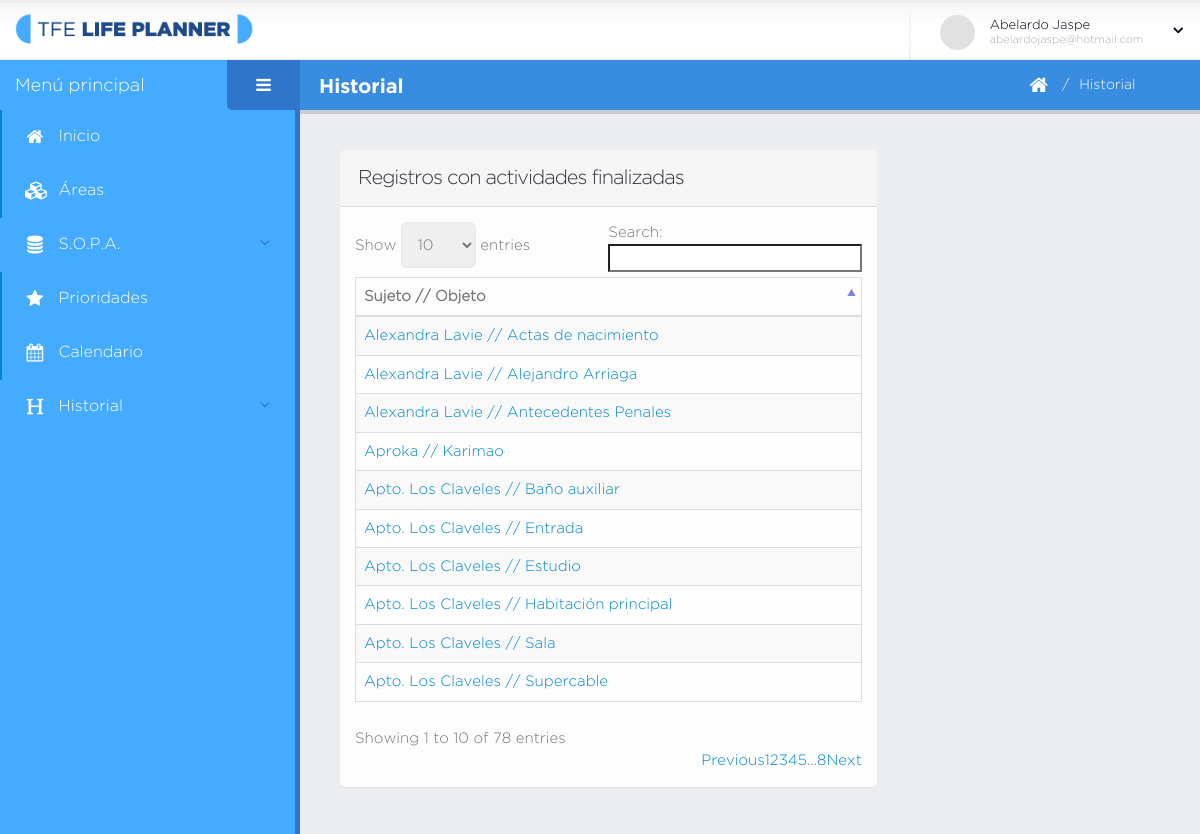
The page /es/historial.php (signed in) on the database its author committed.
### tables this page shows
CREATE TABLE `sujeto` (
  `id` int(11) NOT NULL,
  `nombre` varchar(140) NOT NULL,
  `creado` datetime DEFAULT NULL,
  `modificado` datetime DEFAULT NULL,
  `usuario_id` int(11) NOT NULL
);

CREATE TABLE `objeto` (
  `id` int(11) NOT NULL,
  `nombre` varchar(140) NOT NULL,
  `creado` datetime DEFAULT NULL,
  `modificado` datetime DEFAULT NULL,
  `usuario_id` int(11) NOT NULL
);

### es/database/data-actividad.php (called while the page is built, shortened)
<?php
	function obtenerSOHistorial( $dbh, $idu ){
		$q = "select DISTINCT s.id, o.id, s.id as idsujeto, s.nombre as nsujeto,
		o.id as idobjeto, o.nombre as nobjeto
		from sujeto_objeto so, sujeto s, objeto o, usuario u, actividad a, proposito p, sesion ss
		where s.id = so.sujeto_id and o.id = so.objeto_id and p.sujeto_objeto_id = so.id
		and a.proposito_id = p.id and a.estado = 'finalizada' and so.sesion_id = ss.id
		and ss.usuario_id = u.id and u.id = $idu ORDER BY s.nombre ASC";
		return obtenerListaRegistros( mysqli_query( $dbh, $q ) );
	}
?>

### es/database/bd.php (called while the page is built, shortened)
<?php
	function obtenerListaRegistros( $data ){
		$lista_c = array();
		if( $data ){
			while( $c = mysqli_fetch_array( $data ) ){
				$lista_c[] = $c;
			}
		}
		return $lista_c;
	}
?>

### es/historial.php (the view, shortened to what this page needs)
<?php
    include( "database/bd.php" );
    include( "database/data-acceso.php" );
    include( "database/data-actividad.php" );
    $titulo_pagina = "Historial";
    $idu = $_SESSION["user"]["id"];
    $historial = obtenerSOHistorial( $dbh, $idu );
    $breadcrumb = $titulo_pagina;
?>
<!doctype html>
<html class="fixed">
	<head>
	</head>
	<body>
		<section class="body">
			<?php include( "secciones/header.php" ); ?>
			<div class="inner-wrapper">
				<?php include( "secciones/navegacion.php" ); ?>
				<section role="main" class="content-body">
					<?php include( "secciones/titulo_pagina.php" ); ?>
					<div class="row">
						<div class="col-md-8 col-sm-8 col-xs-12">
							<section class="panel">
								<header class="panel-heading">
									<h2 class="panel-title">Registros con actividades finalizadas</h2>
								</header>
								<div id="tabla_actividades_prioridad" class="panel-body">
									<table id="datatable-historial"
									class="table table-bordered table-striped mb-none thist">
										<thead>
											<tr>
												<th>Sujeto // Objeto</th>
											</tr>
										</thead>
										<tbody>
											<?php
												foreach ( $historial as $h ) {
													$lnk = "historial-so.php?ids=$h[idsujeto]&ido=$h[idobjeto]";
											?>
											<tr class="gradeX">
												<td>
													<a href="<?php echo $lnk ?>">
														<?php
														echo $h["nsujeto"]." // ".$h["nobjeto"]
														?>
													</a>
												</td>
											</tr>
											<?php } ?>
										</tbody>
									</table>
								</div>
							</section>
						</div>
					</div>
				</section>
			</div>
		</section>
	</body>
</html>

### es/secciones/header.php (shortened to what this page needs)
<?php
	$usuario = $_SESSION["user"];
?>
<header class="header">
	<div class="container_">
		<div class="logo-container">
			<a href="home.php" class="logo">
				<img src="../img/logo-navbar.png" alt="TFE" width="80%" />
			</a>
		</div>
		<div class="header-right">
			<span class="separator"></span>
			<div id="userbox" class="userbox">
				<a href="#" data-toggle="dropdown">
					<figure class="profile-picture">
						<img src="../assets/images/!logged-user.jpg" alt="" class="img-circle" data-lock-picture="assets/images/!logged-user.jpg" />
					</figure>
					<div class="profile-info" data-lock-name="<?php echo $usuario["nombre"]?>" data-lock-email="<?php echo $usuario["email"]?>">
						<span class="name"><?php echo $usuario["nombre"]?></span>
						<span class="role"><?php echo $usuario["email"]?></span>
					</div>
					<i class="fa custom-caret"></i>
				</a>
			</div>
		</div>
	</div>
</header>

### es/secciones/navegacion.php (shortened to what this page needs)
<aside id="sidebar-left" class="sidebar-left">
	<div class="sidebar-header">
		<div class="sidebar-title">
			Menú principal
		</div>
		<div class="sidebar-toggle hidden-xs" data-toggle-class="sidebar-left-collapsed" data-target="html" data-fire-event="sidebar-left-toggle">
			<i class="fa fa-bars" aria-label="Toggle sidebar"></i>
		</div>
	</div>
	<div class="nano">
		<div class="nano-content">
			<nav id="menu" class="nav-main" role="navigation">
				<ul class="nav nav-main">
					<li class="nav-active">
						<a href="home.php">
							<i class="fa fa-home" aria-hidden="true"></i>
							<span>Inicio</span>
						</a>
					</li>
					<li class="nav-active">
						<a href="areas.php">
							<i class="fa fa-cubes" aria-hidden="true"></i>
							<span>Áreas</span>
						</a>
					</li>
					<li class="nav-parent">
						<a>
							<i class="fa fa-database" aria-hidden="true"></i>
							<span>S.O.P.A.</span>
						</a>
					</li>
					<li class="nav-active">
						<a href="prioridades.php">
							<i class="fa fa-star" aria-hidden="true"></i>
							<span>Prioridades</span>
						</a>
					</li>
					<li class="nav-active">
						<a href="calendario.php">
							<i class="fa fa-calendar" aria-hidden="true"></i>
							<span>Calendario</span>
						</a>
					</li>
					<li class="nav-parent">
						<a>
							<i class="fa fa-header" aria-hidden="true"></i>
							<span>Historial</span>
						</a>
					</li>
				</ul>
			</nav>
			<hr class="separator" />
			<hr class="separator" />
		</div>
	</div>
</aside>

### es/secciones/titulo_pagina.php
<header class="page-header">
	<h2><?php echo $titulo_pagina; ?></h2>
	<div class="right-wrapper pull-right">
		<ol class="breadcrumbs">
			<li>
				<a href="home.php">
					<i class="fa fa-home"></i>
				</a>
			</li>
			<li><span><?php echo $breadcrumb; ?></span></li>
		</ol>
		<a class="sidebar-right-toggle" data-open=""></a>
	</div>
</header>

### assets/stylesheets/skins/default.css (style rules this page uses)
a, .btn-link { color: #0088cc; }
ul.nav-main > li.nav-active > a { box-shadow: 2px 0 0 #0088cc inset; }

### rows shown on the page
sujeto: nombre "Alexandra Lavie", objeto.nombre "Antecedentes Penales", objeto.nombre "Alejandro Arriaga", objeto.nombre "Actas de nacimiento"
sujeto: nombre "Aproka", objeto.nombre "Karimao"
sujeto: nombre "Apto. Los Claveles", objeto.nombre "Estudio", objeto.nombre "Sala", objeto.nombre "Entrada", objeto.nombre "Baño auxiliar", objeto.nombre "Habitación principal", objeto.nombre "Supercable"

### other values the page prints
$usuario["nombre"] "Abelardo Jaspe"
$usuario["email"] "abelardojaspe@hotmail.com"
$titulo_pagina "Historial"
$breadcrumb "Historial"
